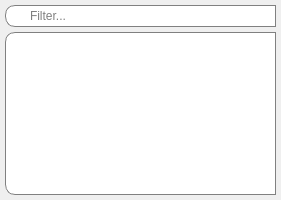
<?xml version="1.0" encoding="UTF-8"?>
<ui version="4.0">
 <class>NodePicker</class>
 <widget class="QWidget" name="NodePicker">
  <property name="geometry">
   <rect>
    <x>0</x>
    <y>0</y>
    <width>281</width>
    <height>200</height>
   </rect>
  </property>
  <property name="minimumSize">
   <size>
    <width>260</width>
    <height>0</height>
   </size>
  </property>
  <property name="windowTitle">
   <string>Data Streams</string>
  </property>
  <property name="autoFillBackground">
   <bool>true</bool>
  </property>
  <layout class="QVBoxLayout" name="verticalLayout">
   <property name="spacing">
    <number>5</number>
   </property>
   <property name="margin">
    <number>5</number>
   </property>
   <item>
    <layout class="QHBoxLayout" name="horizontalLayout">
     <item>
      <widget class="QLineEdit" name="filter">
       <property name="styleSheet">
        <string notr="true"> QLineEdit {
     border: 1px solid gray;
     border-radius: 10px;
     border-top-right-radius: 0px;
     border-bottom-right-radius: 0px;
     padding: 2 8 2 22px;
 }

QPushButton {
     border: 0px solid;
     border-radius: 9px;
	 background: rgb(255, 96, 84);
     color: white;
     margin-left: 4px;
     min-width: 18px;
     min-height: 18px;
     max-width: 18px;
     max-height: 18px;
	 font: 75 12pt &quot;Lucida Grande&quot;;
}</string>
       </property>
       <property name="placeholderText">
        <string>Filter...</string>
       </property>
      </widget>
     </item>
    </layout>
   </item>
   <item>
    <widget class="cauv::gui::NodeTreeView" name="view">
     <property name="styleSheet">
      <string notr="true">QFrame {
	background: white;
}

QTreeView {
     border: 1px solid gray;
     border-radius: 10px;
     border-top-right-radius: 0px;
     border-bottom-right-radius: 0px;
     padding-top: 0px;
     padding-bottom: 10px;
     show-decoration-selected: 0;
     color: black;
     alternate-background-color: rgb(238, 243, 253);
	 selection-background-color: transparent;
	 selection-color: black;
 }

QTreeView::branch:alternate {
	selection-background-color: rgb(238, 243, 253);
}

</string>
     </property>
     <property name="horizontalScrollBarPolicy">
      <enum>Qt::ScrollBarAlwaysOff</enum>
     </property>
     <property name="editTriggers">
      <set>QAbstractItemView::EditKeyPressed</set>
     </property>
     <property name="alternatingRowColors">
      <bool>true</bool>
     </property>
     <property name="selectionMode">
      <enum>QAbstractItemView::SingleSelection</enum>
     </property>
     <property name="iconSize">
      <size>
       <width>120</width>
       <height>120</height>
      </size>
     </property>
     <property name="verticalScrollMode">
      <enum>QAbstractItemView::ScrollPerPixel</enum>
     </property>
     <property name="indentation">
      <number>12</number>
     </property>
     <property name="animated">
      <bool>true</bool>
     </property>
     <property name="allColumnsShowFocus">
      <bool>true</bool>
     </property>
     <property name="wordWrap">
      <bool>true</bool>
     </property>
     <property name="headerHidden">
      <bool>true</bool>
     </property>
     <property name="expandsOnDoubleClick">
      <bool>false</bool>
     </property>
     <attribute name="headerCascadingSectionResizes">
      <bool>true</bool>
     </attribute>
     <attribute name="headerDefaultSectionSize">
      <number>120</number>
     </attribute>
     <attribute name="headerMinimumSectionSize">
      <number>5</number>
     </attribute>
    </widget>
   </item>
  </layout>
 </widget>
 <customwidgets>
  <customwidget>
   <class>cauv::gui::NodeTreeView</class>
   <extends>QTreeView</extends>
   <header>trees/nodeTreeView.h</header>
  </customwidget>
 </customwidgets>
 <resources/>
 <connections/>
</ui>
